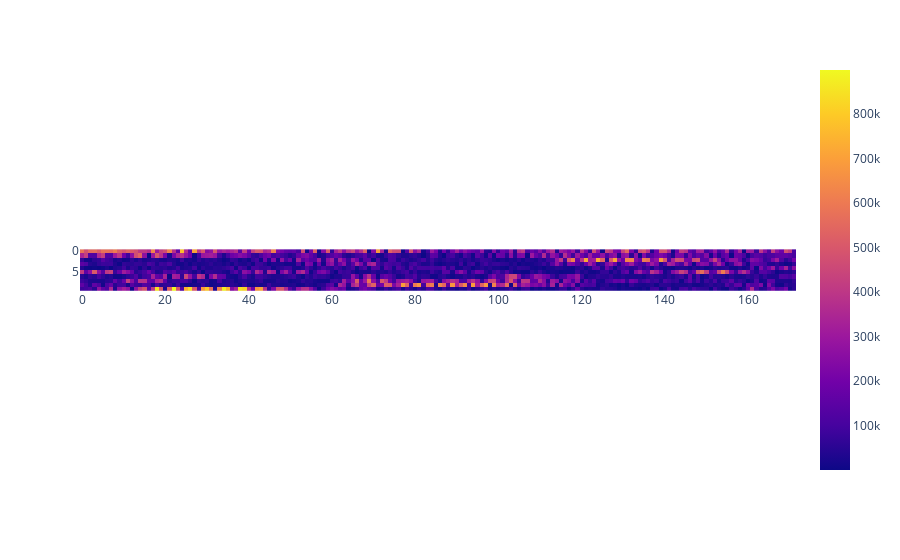

The cell this chart's notebook holds for it:
### Markdown cell above
### 3. Построить сонограмму по записи своего голоса.

### Code cell
import plotly.express as px
import more_itertools as mit
interv = list(mit.windowed(sp, sampleRate//N, step=sampleRate//N))
for i in intervals:
    for j in range(len(i)-1):
        if i[j] and i[j] > 4e6:
            i[j] = 0

arr = np.array(interv[:-1], dtype=float)
fig = px.imshow(arr)
fig.show()

### Figure 1 — Plotly figure (JSON) as saved in the notebook; plotly's stock layout.template omitted (floating-point values rounded to 4 significant figures; data arrays with more than 128 entries replaced by an {"elided": "..."} marker saying what was removed)
{"data": [{"coloraxis": "coloraxis", "hovertemplate": "x: %{x}<br>y: %{y}<br>color: %{z}<extra></extra>", "name": "0", "type": "heatmap", "xaxis": "x", "yaxis": "y", "z": {"elided": "10x172 float values"}}], "layout": {"coloraxis": {"colorscale": [[0, "#0d0887"], [0.1111, "#46039f"], [0.2222, "#7201a8"], [0.3333, "#9c179e"], [0.4444, "#bd3786"], [0.5556, "#d8576b"], [0.6667, "#ed7953"], [0.7778, "#fb9f3a"], [0.8889, "#fdca26"], [1, "#f0f921"]]}, "margin": {"t": 60}, "xaxis": {"anchor": "y", "constrain": "domain", "domain": [0, 1], "scaleanchor": "y"}, "yaxis": {"anchor": "x", "autorange": "reversed", "constrain": "domain", "domain": [0, 1]}}}
